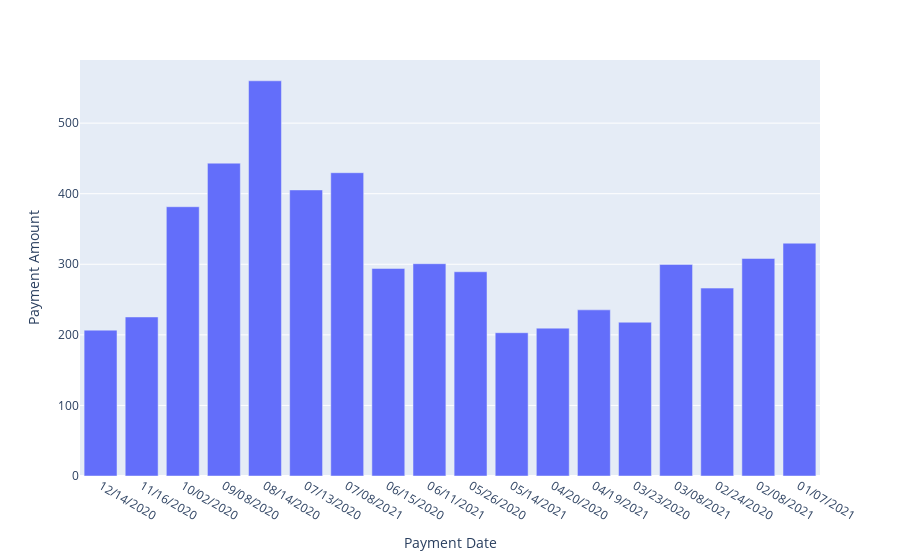

Notebook source saved alongside this figure:
### Code cell
#fig = px.bar(Payments, x='Payment Date', y='Payment Amount')
fig = px.bar(Payments, x='Payment Date', y='Payment Amount')
fig.show()

### Figure 1 — Plotly figure (JSON) as saved in the notebook; plotly's stock layout.template omitted (floating-point values rounded to 4 significant figures)
{"data": [{"alignmentgroup": "True", "hovertemplate": "Payment Date=%{x}<br>Payment Amount=%{y}<extra></extra>", "legendgroup": "", "marker": {"color": "#636efa", "pattern": {"shape": ""}}, "name": "", "offsetgroup": "", "orientation": "v", "showlegend": false, "textposition": "auto", "type": "bar", "x": ["12/14/2020", "11/16/2020", "10/02/2020", "09/08/2020", "08/14/2020", "07/13/2020", "07/08/2021", "06/15/2020", "06/11/2021", "05/26/2020", "05/14/2021", "04/20/2020", "04/19/2021", "03/23/2020", "03/08/2021", "02/24/2020", "02/08/2021", "01/07/2021"], "xaxis": "x", "y": [206.7, 225.3, 381.6, 443.3, 560.0, 405.4, 429.8, 294.1, 300.8, 289.4, 203.0, 209.5, 235.4, 217.9, 299.8, 266.2, 308.2, 329.9], "yaxis": "y"}], "layout": {"autosize": true, "barmode": "relative", "legend": {"tracegroupgap": 0}, "margin": {"t": 60}, "xaxis": {"anchor": "y", "autorange": true, "domain": [0, 1], "range": [-0.5, 17.5], "title": {"text": "Payment Date"}, "type": "category"}, "yaxis": {"anchor": "x", "autorange": true, "domain": [0, 1], "range": [0, 589.5], "title": {"text": "Payment Amount"}, "type": "linear"}}}
